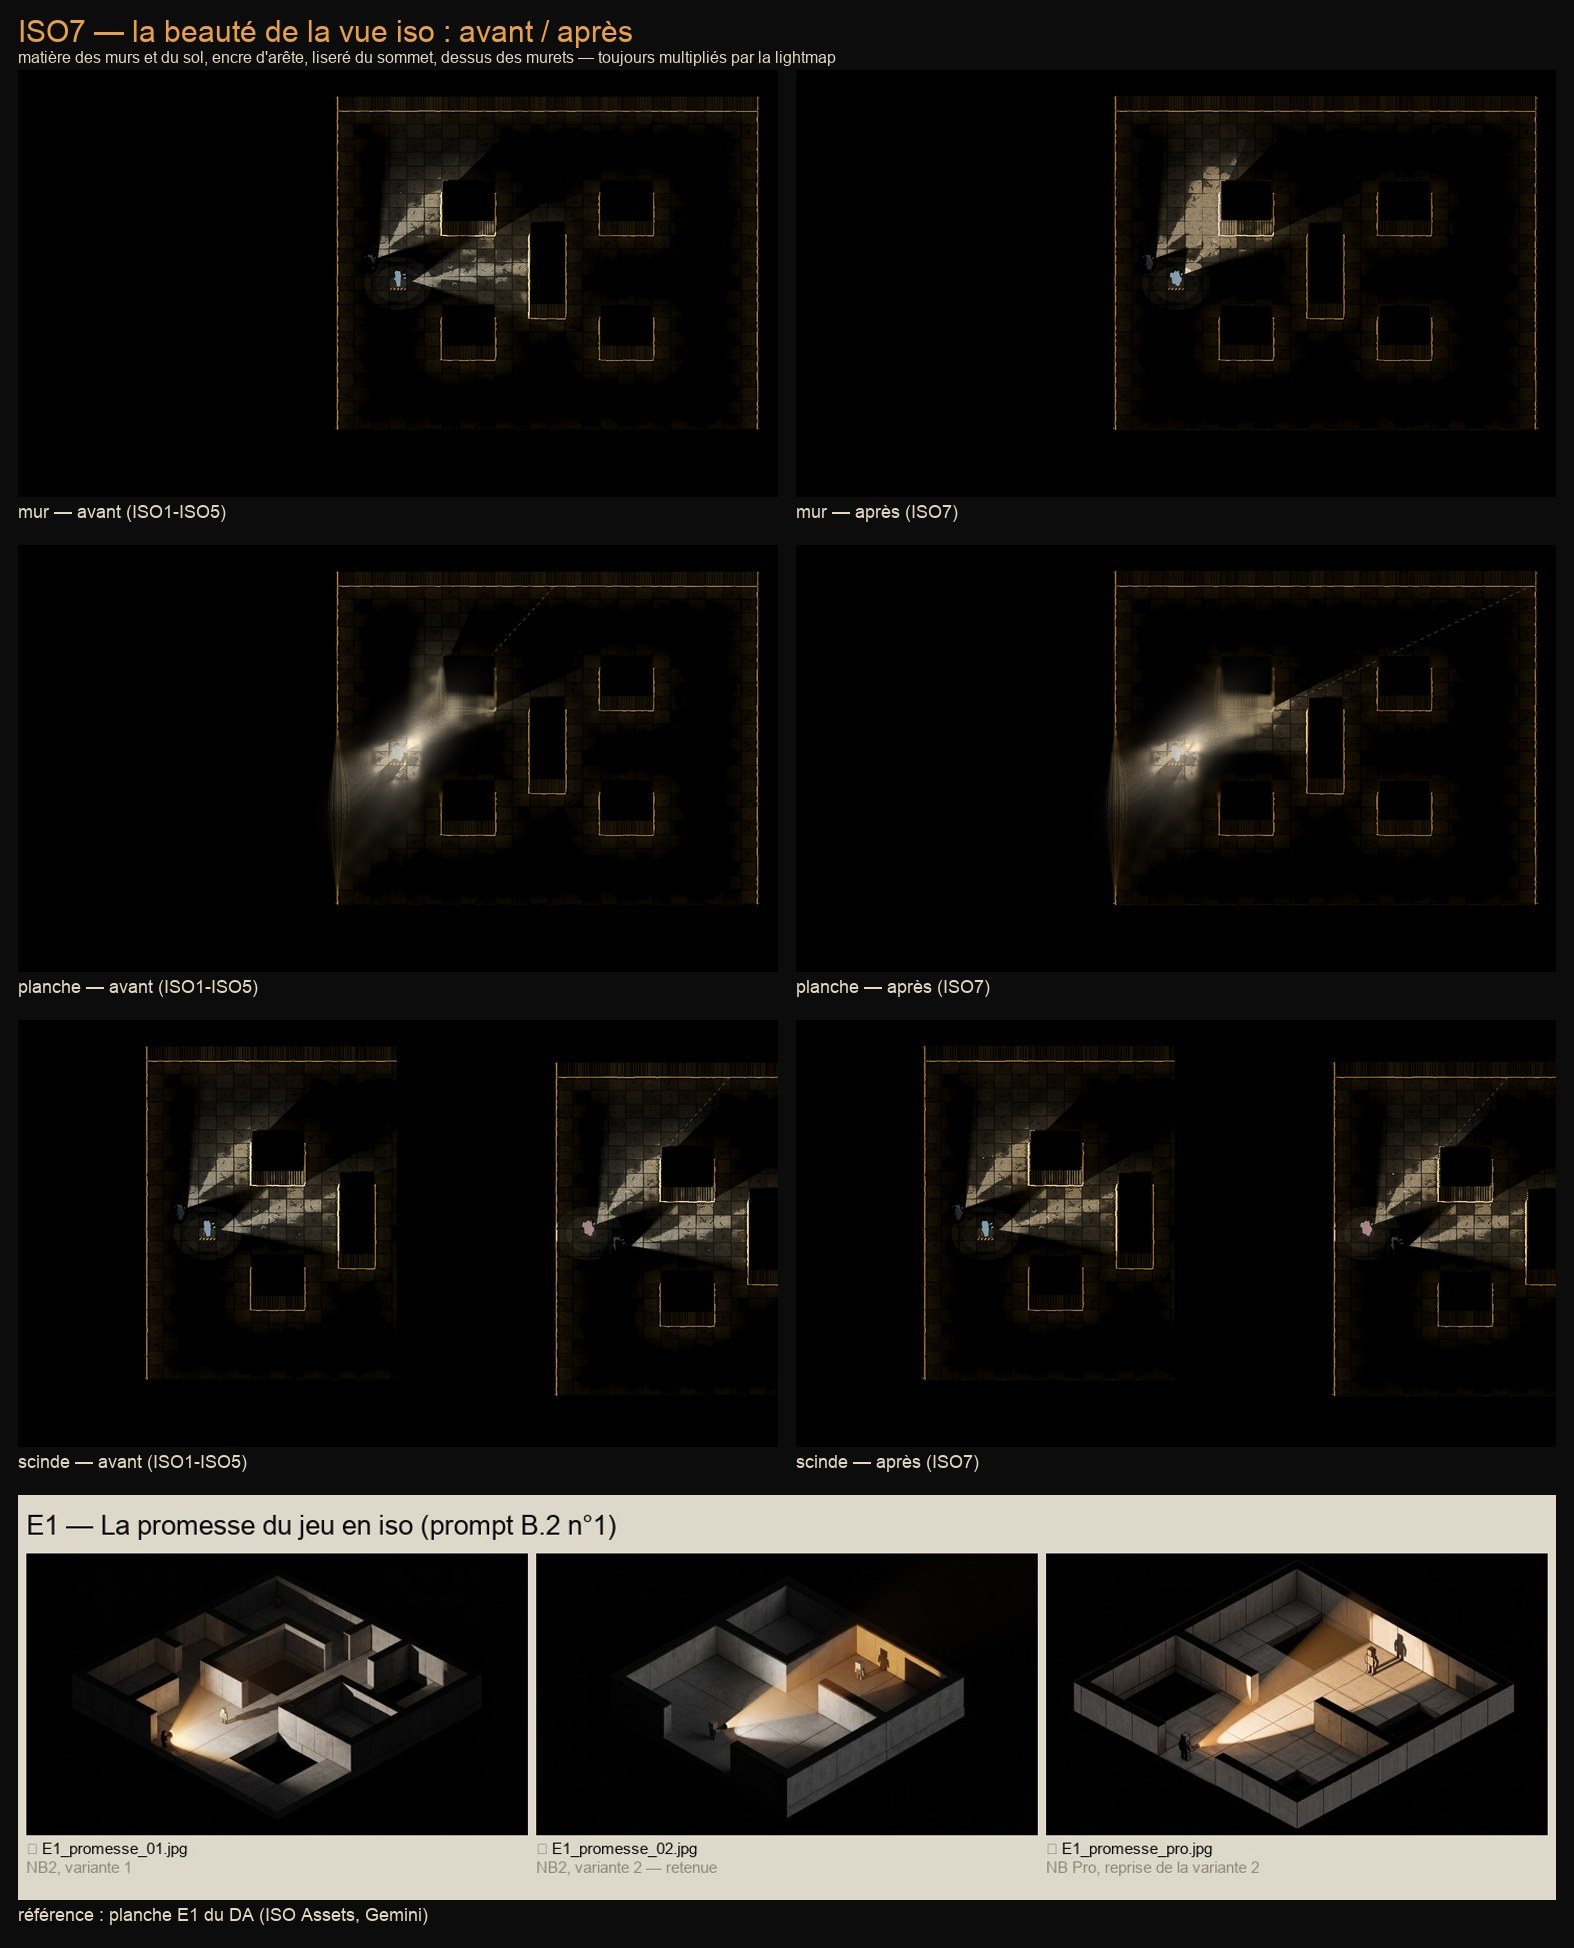

The script that saved this image:
#!/usr/bin/env python3
"""Planche ISO7 Beauté : l'habillage de la vue iso, avant / après, contre la planche du DA.

Lit les captures de `tools/banc_iso_beaute.gd` (`<base>_avant.png`, `<base>_apres.png`) pour chaque
cadrage donné, et la planche E1 (« la promesse du jeu en iso ») de la branche d'ISO Assets par
`git show` — elle n'est pas copiée dans cette branche.

Usage : docs/iso/planche_iso7.py <sortie.jpg> <base_cadrage_1> [<base_cadrage_2> …]
"""
import io
import subprocess
import sys

from PIL import Image, ImageDraw, ImageFont

BRANCHE_DA = "claude/iso-assets-gemini-boards-4e8d33"
PLANCHE_DA = "docs/iso/planches_gemini/planche_promesse.jpg"
LARGEUR_CASE = 760
FOND = (12, 12, 12)
TEXTE = (225, 215, 195)
AMBRE = (230, 160, 70)


def police(taille):
    for chemin in ["/System/Library/Fonts/Supplemental/Arial.ttf", "/System/Library/Fonts/Helvetica.ttc"]:
        try:
            return ImageFont.truetype(chemin, taille)
        except OSError:
            pass
    return ImageFont.load_default()


def case(image):
    h = int(image.height * LARGEUR_CASE / image.width)
    return image.convert("RGB").resize((LARGEUR_CASE, h), Image.LANCZOS)


def planche_da():
    try:
        brut = subprocess.run(["git", "show", "%s:%s" % (BRANCHE_DA, PLANCHE_DA)], capture_output=True, check=True).stdout
        return Image.open(io.BytesIO(brut))
    except (subprocess.CalledProcessError, OSError):
        return None


def main(args):
    if len(args) < 2:
        print(__doc__)
        return 2
    sortie, bases = args[0], args[1:]
    lignes = []
    for base in bases:
        avant = case(Image.open(base + "_avant.png"))
        apres = case(Image.open(base + "_apres.png"))
        lignes.append((base.rsplit("/", 1)[-1], avant, apres))
    da = planche_da()
    marge = 18
    titre_h = 70
    legende_h = 30
    hauteur = titre_h + sum(max(a.height, b.height) + legende_h + marge for _, a, b in lignes)
    if da is not None:
        da_case = da.convert("RGB").resize((LARGEUR_CASE * 2 + marge, int(da.height * (LARGEUR_CASE * 2 + marge) / da.width)))
        hauteur += da_case.height + legende_h + marge
    planche = Image.new("RGB", (LARGEUR_CASE * 2 + marge * 3, hauteur), FOND)
    d = ImageDraw.Draw(planche)
    d.text((marge, 14), "ISO7 — la beauté de la vue iso : avant / après", fill=AMBRE, font=police(30))
    d.text((marge, 48), "matière des murs et du sol, encre d'arête, liseré du sommet, dessus des murets — "
           "toujours multipliés par la lightmap", fill=TEXTE, font=police(16))
    y = titre_h
    for nom, avant, apres in lignes:
        planche.paste(avant, (marge, y))
        planche.paste(apres, (marge * 2 + LARGEUR_CASE, y))
        h = max(avant.height, apres.height)
        d.text((marge, y + h + 4), "%s — avant (ISO1-ISO5)" % nom, fill=TEXTE, font=police(18))
        d.text((marge * 2 + LARGEUR_CASE, y + h + 4), "%s — après (ISO7)" % nom, fill=TEXTE, font=police(18))
        y += h + legende_h + marge
    if da is not None:
        planche.paste(da_case, (marge, y))
        d.text((marge, y + da_case.height + 4), "référence : planche E1 du DA (ISO Assets, Gemini)", fill=TEXTE,
               font=police(18))
    planche.save(sortie, quality=88)
    print("écrit", sortie, planche.size)
    return 0


if __name__ == "__main__":
    sys.exit(main(sys.argv[1:]))
